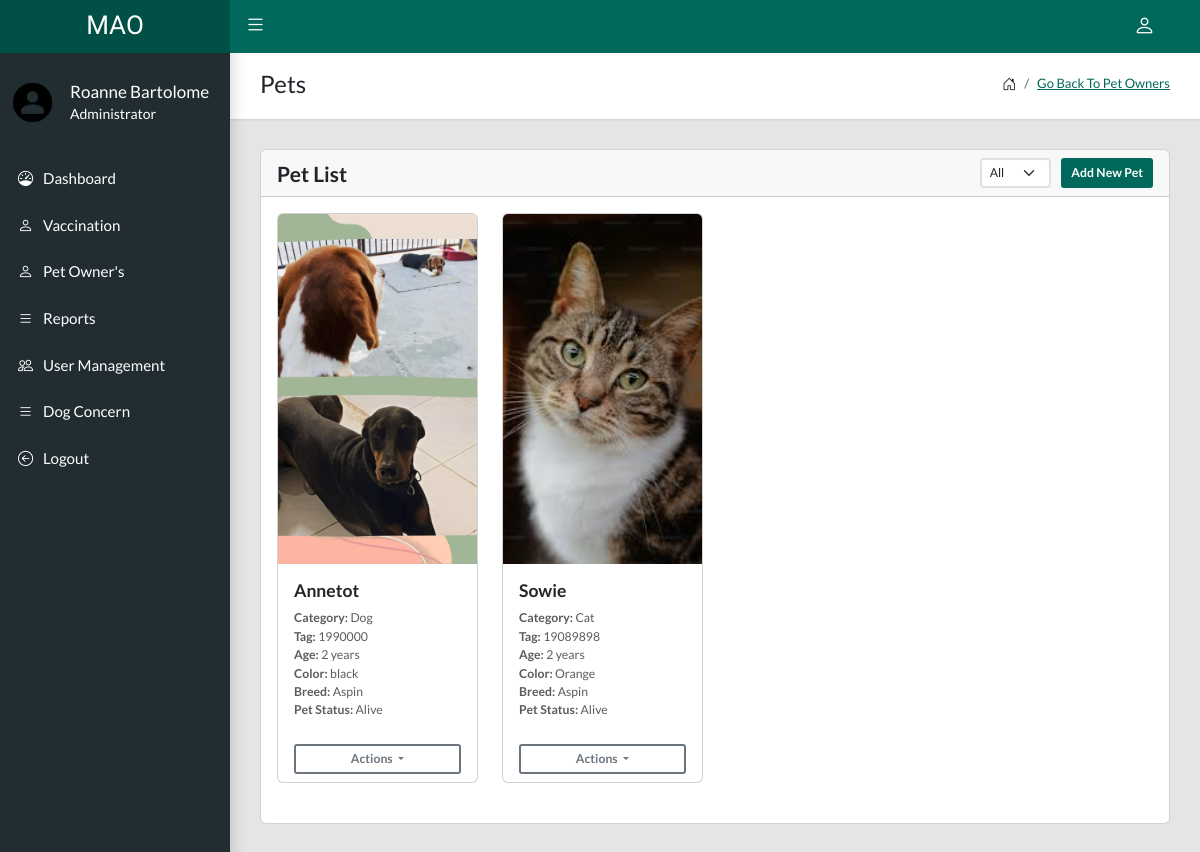
Page /view-owned-dog.php?id=1 (signed in) on the committed database.
### tables this page shows
CREATE TABLE `pets` (
  `dog_id` int(11) UNSIGNED NOT NULL,
  `owner_id` int(11) UNSIGNED NOT NULL,
  `category_id` int(11) UNSIGNED NOT NULL,
  `dogtag` varchar(100) NOT NULL,
  `pet_name` varchar(100) NOT NULL,
  `pet_age` varchar(190) NOT NULL,
  `color` varchar(50) NOT NULL,
  `breed` varchar(50) NOT NULL,
  `image` varchar(255) NOT NULL,
  `pet_status` enum('Alive','Death','Missing','Archived') NOT NULL DEFAULT 'Alive',
  `is_archived` int(1) NOT NULL DEFAULT 0
);

CREATE TABLE `category` (
  `id` int(11) UNSIGNED NOT NULL,
  `category_name` varchar(40) NOT NULL
);

### view-owned-dog.php (the view, shortened to what this page needs)
<?php
include('includes/header.php');
?>
<div class="app-title">
    <div>
        <h1><i class="bi bi-paw"></i> Pets</h1>
    </div>
    <ul class="app-breadcrumb breadcrumb">
        <li class="breadcrumb-item"><i class="bi bi-house-door fs-6"></i></li>
        <li class="breadcrumb-item"><a href="dog-owners.php">Go back to Pet Owners</a></li>
    </ul>
</div>
<div class="card mb-4">
    <div class="card-header d-flex justify-content-between align-items-center">
        <h4 class="mb-0">Pet List</h4>
        <div>
            <?php if ($_SESSION['account_type'] == 'Administrator'): ?>
                <select id="categoryFilter" class="form-select form-select-sm d-inline-block w-auto me-2">
                    <option value="All">All</option>
                </select>
            <?php endif; ?>
            <a href="add-dog.php?id=<?= $_GET['id'] ?>" class="btn btn-primary btn-sm">Add New Pet</a>
        </div>
    </div>
    <div class="card-body">
        <div class="row" id="petList">
            <?php
            $petId = $_GET['id'];
            $ownersData = $conn->prepare('SELECT p.*, c.category_name FROM pets p LEFT JOIN category c ON c.id = p.category_id WHERE p.owner_id = ? AND p.is_archived = 0  ');
            $ownersData->execute([$petId]);
            $pets = $ownersData->fetchAll(PDO::FETCH_ASSOC);
            foreach ($pets as $pet):
            ?>
                <div class="col-lg-3 col-md-4 col-sm-6 mb-4 pet-item" data-category="<?= $pet['category_name'] ?>">
                    <div class="card h-100">
                        <img src="image/pet_images/<?= $pet['image'] ?>" class="card-img-top img-fluid" alt="Pet Image" style="height:350px; object-fit: cover;">
                        <div class="card-body">
                            <h5 class="card-title"><?= $pet['pet_name'] ?></h5>
                            <p class="card-text small text-muted">
                                <strong>Category:</strong> <?= $pet['category_name'] ?><br>
                                <strong>Tag:</strong> <?= $pet['dogtag'] ?><br>
                                <strong>Age:</strong> <?= $pet['pet_age'] ?> years<br>
                                <strong>Color:</strong> <?= $pet['color'] ?><br>
                                <strong>Breed:</strong> <?= $pet['breed'] ?><br>
                                <strong>Pet Status:</strong> <?= $pet['pet_status'] ?>
                            </p>
                        </div>
                        <div class="card-footer bg-transparent border-top-0">
                            <div class="dropdown">
                                <button class="btn btn-outline-secondary btn-sm dropdown-toggle w-100" type="button" data-bs-toggle="dropdown" aria-expanded="false">
                                    Actions
                                </button>
                            </div>
                        </div>
                    </div>
                </div>
            <?php endforeach; ?>
        </div>
    </div>
</div>
<?php include('includes/footer.php'); ?>

### includes/header.php (shortened to what this page needs)
<!DOCTYPE html>
<html lang="en">
<head>
    <link rel="stylesheet" type="text/css" href="css/main.css">
    <link rel="stylesheet" type="text/css" href="https://cdn.jsdelivr.net/npm/bootstrap-icons@1.10.5/font/bootstrap-icons.css">
    <link rel="stylesheet" href="https://unpkg.com/leaflet@1.9.4/dist/leaflet.css" />
    <link rel="stylesheet" href="https://cdnjs.cloudflare.com/ajax/libs/font-awesome/6.6.0/css/all.min.css">
    <link rel="stylesheet" href="https://cdn.jsdelivr.net/npm/sweetalert2@11.7.0/dist/sweetalert2.min.css">
    <link href="https://cdnjs.cloudflare.com/ajax/libs/bootstrap-icons/1.8.1/font/bootstrap-icons.min.css" rel="stylesheet">
</head>
<body class="app sidebar-mini">
    <?php include('topbar.php') ?>
    <?php include('sidebar.php') ?>
    <main class="app-content">

### includes/topbar.php (shortened to what this page needs)
<header class="app-header"><a class="app-header__logo" href="index.html">MAO</a>
  <a class="app-sidebar__toggle" href="#" data-toggle="sidebar" aria-label="Hide Sidebar"></a>
  <ul class="app-nav">
    <li class="dropdown"><a class="app-nav__item" href="#" data-bs-toggle="dropdown" aria-label="Open Profile Menu"><i class="bi bi-person fs-4"></i></a>
    </li>
  </ul>
</header>

### includes/sidebar.php
<aside class="app-sidebar">
  <div class="app-sidebar__user">
    <img class="app-sidebar__user-avatar" src="image/avatar.png" alt="User Image">
    <div>
      <p class="app-sidebar__user-name"><?= $_SESSION['fullname'] ?></p>
      <p class="app-sidebar__user-designation"><?= $_SESSION['account_type'] ?></p>
    </div>
  </div>
  <ul class="app-menu">
    <li>
      <a class="app-menu__item" href="dashboard.php"><i class="app-menu__icon bi bi-speedometer"></i><span class="app-menu__label">Dashboard</span></a>
    </li>
    <?php if ($_SESSION['account_type'] == 'User' || $_SESSION['account_type'] == 'Administrator'): ?>
      <li>
        <a class="app-menu__item" href="add-vaccination.php"><i class="app-menu__icon bi bi-person"></i><span class="app-menu__label">Vaccination</span></a>
      </li>
      <li>
        <a class="app-menu__item" href="dog-owners.php"><i class="app-menu__icon bi bi-person"></i><span class="app-menu__label">Pet Owner's</span></a>
      </li>
      <?php if ($_SESSION['account_type'] == 'Administrator'): ?>
        <li>
          <a class="app-menu__item" href="reports.php"><i class="app-menu__icon bi bi-list"></i><span class="app-menu__label">Reports</span></a>
        </li>
      <?php endif; ?>
    <?php endif; ?>
    <?php if ($_SESSION['account_type'] == 'Administrator'): ?>
      <li>
        <a class="app-menu__item" href="users.php"><i class="app-menu__icon bi bi-people"></i><span class="app-menu__label">User Management</span></a>
      </li>
    <?php endif; ?>
    <li>
      <a class="app-menu__item" href="concern.php"><i class="app-menu__icon bi bi-list"></i><span class="app-menu__label">Dog Concern</span></a>
    </li>
    <li>
      <a class="app-menu__item" href="<?php echo base_url ?>logout.php"><i class="app-menu__icon bi bi-arrow-left-circle"></i><span class="app-menu__label">Logout</span></a>
    </li>
  </ul>
</aside>

### includes/footer.php (shortened to what this page needs)
</main>
    <link rel="stylesheet" href="https://cdn.datatables.net/v/bs5/dt-1.13.4/datatables.min.css">
  </body>
</html>

### rows in the picture
pets: image (picture), pet_name "Annetot", category.category_name "Dog", dogtag "1990000", pet_age "2", color "black", breed "Aspin", pet_status "Alive"
pets: image (picture), pet_name "Sowie", category.category_name "Cat", dogtag "19089898", pet_age "2", color "Orange", breed "Aspin", pet_status "Alive"

### other values in the picture
$_SESSION['fullname'] "Roanne Bartolome"
$_SESSION['account_type'] "Administrator"
